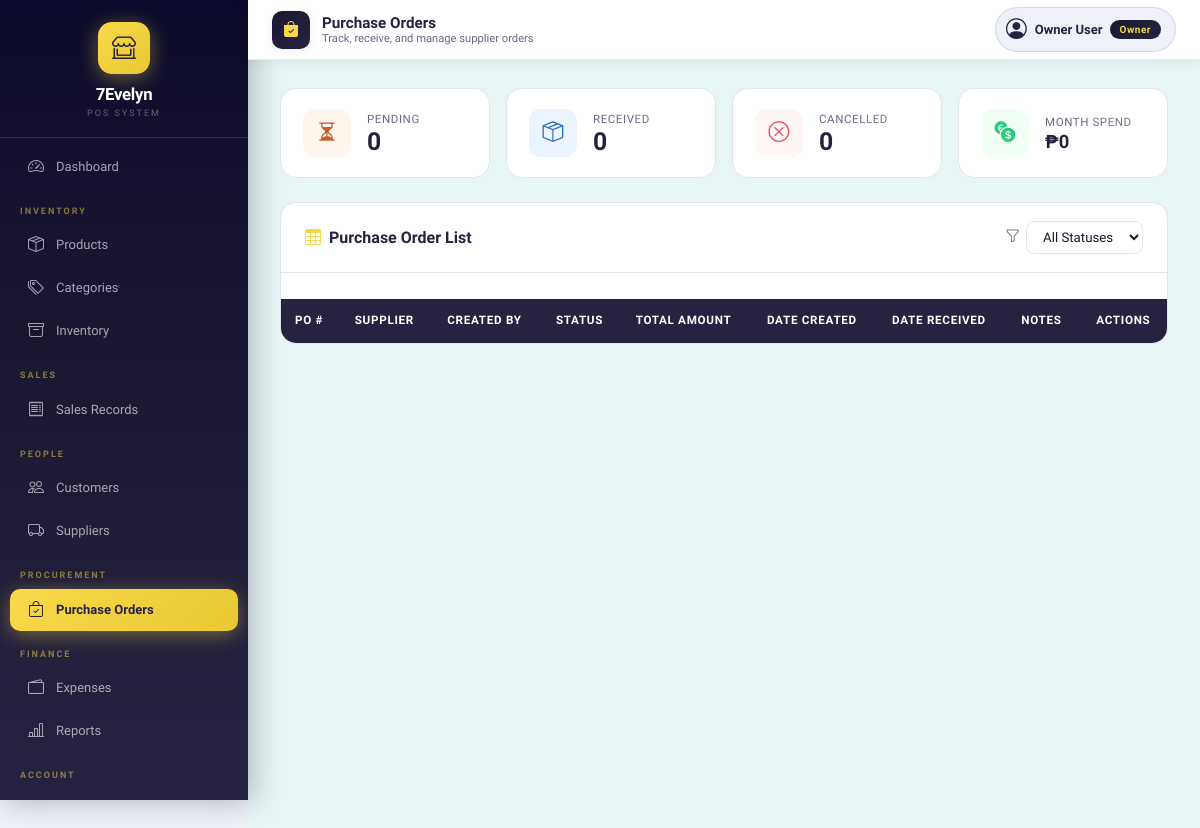
Before: /frontend/purchase.php (signed in) with the older database file.
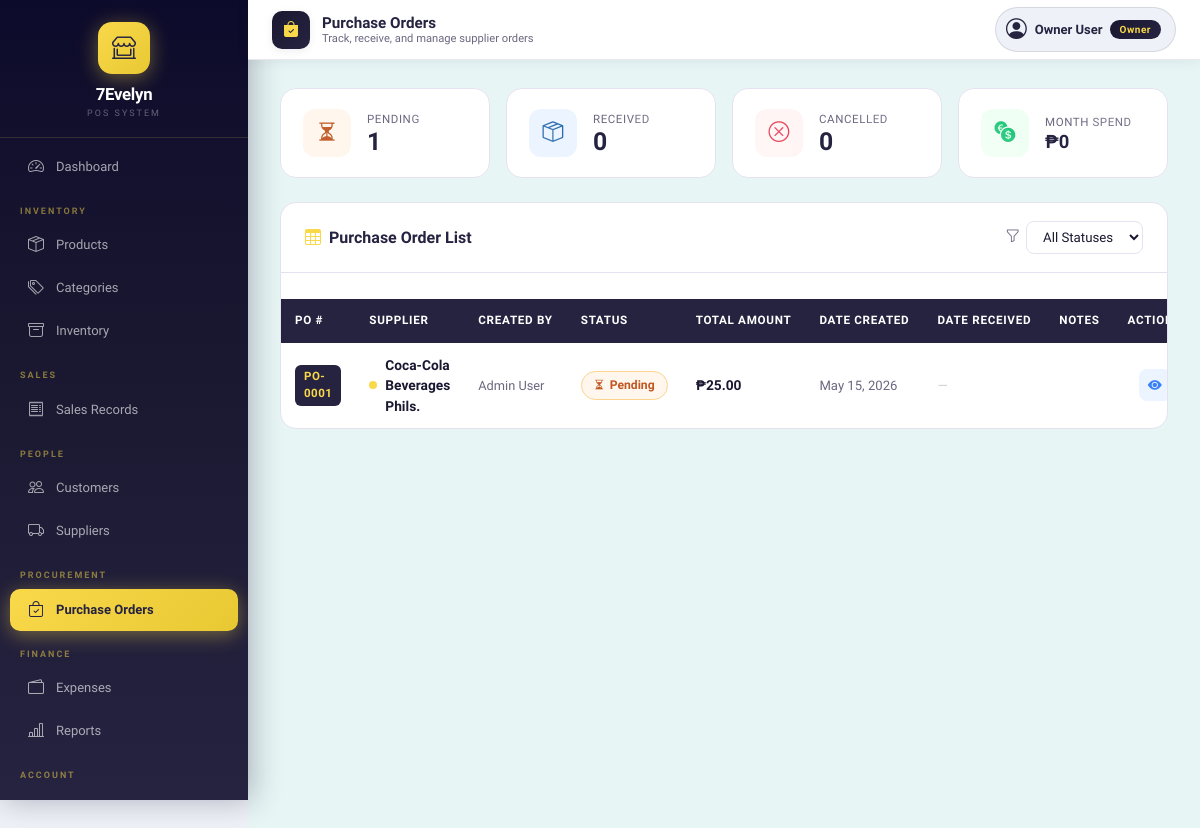
After: the same page with the newer database file.
### tables this page shows
CREATE TABLE `purchase_order` (
  `poID` int(11) NOT NULL,
  `supplierID` int(11) NOT NULL,
  `userID` int(11) NOT NULL,
  `status` enum('Pending','Received','Cancelled') NOT NULL DEFAULT 'Pending',
  `notes` varchar(255) DEFAULT NULL,
  `dateCreated` timestamp NOT NULL DEFAULT current_timestamp(),
  `dateReceived` timestamp NULL DEFAULT NULL
);

CREATE TABLE `supplier` (
  `supplierID` int(11) NOT NULL,
  `email` varchar(80) NOT NULL,
  `companyName` varchar(100) NOT NULL,
  `supplierName` varchar(100) NOT NULL,
  `contactNo` varchar(20) NOT NULL,
  `address` varchar(255) DEFAULT NULL,
  `dateCreated` timestamp NOT NULL DEFAULT current_timestamp(),
  `dateDeleted` date DEFAULT NULL
);

### frontend/purchase.php (the view, shortened to what the changed rows need)
<?php
require_once '../backend/database.php';
$totalPending  = $conn->query("SELECT COUNT(*) AS c FROM purchase_order WHERE status='Pending'")->fetch_assoc()['c'];
$sql = "SELECT po.poID, po.status, po.dateCreated, po.dateReceived, po.notes,
               s.companyName,
               CONCAT(u.givenName,' ',u.surName) AS createdBy,
               COALESCE(SUM(pod.qty_ordered * pod.unit_cost),0) AS total_amount
        FROM purchase_order po
        JOIN supplier s  ON po.supplierID = s.supplierID
        JOIN users u     ON po.userID     = u.userID
        LEFT JOIN purchase_order_details pod ON po.poID = pod.poID";
$sql .= " GROUP BY po.poID ORDER BY po.dateCreated DESC";
$pos = $conn->query($sql);
?>
<?php include 'header.php'; ?>
<?php include 'nav.php'; ?>
<div class="po-page no-print">
  <div class="stat-row">
    <div class="stat-card">
      <div>
        <div class="stat-label">Pending</div>
        <div class="stat-value"><?php echo $totalPending; ?></div>
      </div>
    </div>
  </div>
  <div class="main-card">
    <div style="overflow-x:auto;">
      <table id="poTable">
        <thead>
          <tr>
            <th>PO #</th>
            <th>Supplier</th>
            <th>Created By</th>
            <th>Status</th>
            <th>Total Amount</th>
            <th>Date Created</th>
            <th>Date Received</th>
            <th>Notes</th>
            <th style="text-align:center;">Actions</th>
          </tr>
        </thead>
        <tbody>
        <?php
        $pos->data_seek(0);
        while($po = $pos->fetch_assoc()):
            $pillClass = match($po['status']) {
                'Pending'   => 'status-pending',
                'Received'  => 'status-received',
                'Cancelled' => 'status-cancelled',
                default     => 'status-pending',
            };
            $pillIcon = match($po['status']) {
                'Pending'   => 'bi-hourglass-split',
                'Received'  => 'bi-check-circle-fill',
                'Cancelled' => 'bi-x-circle-fill',
                default     => 'bi-circle',
            };
        ?>
        <tr>
          <td><span class="po-id-badge">PO-<?php echo str_pad($po['poID'], 4, '0', STR_PAD_LEFT); ?></span></td>
          <td>
            <div class="supplier-cell">
              <span class="supplier-dot"></span>
              <span style="font-weight:600;"><?php echo htmlspecialchars($po['companyName']); ?></span>
            </div>
          </td>
          <td style="font-size:.8rem; color:var(--text-muted);"><?php echo htmlspecialchars($po['createdBy']); ?></td>
          <td>
            <span class="status-pill <?php echo $pillClass; ?>">
              <i class="bi <?php echo $pillIcon; ?>" style="font-size:.68rem;"></i>
              <?php echo $po['status']; ?>
            </span>
          </td>
          <td class="amount-cell">₱<?php echo number_format($po['total_amount'], 2); ?></td>
          <td style="font-size:.82rem; color:var(--text-muted);"><?php echo date('M d, Y', strtotime($po['dateCreated'])); ?></td>
          <td style="font-size:.82rem; color:var(--text-muted);"><?php echo $po['dateReceived'] ? date('M d, Y', strtotime($po['dateReceived'])) : '<span style="color:#ccc;">—</span>'; ?></td>
          <td><div class="notes-cell" title="<?php echo htmlspecialchars($po['notes'] ?? ''); ?>"><?php echo htmlspecialchars($po['notes'] ?? '—'); ?></div></td>
          <td>
            <div class="action-group">
              <button class="btn-action btn-view" data-bs-toggle="modal" data-bs-target="#viewPOModal<?php echo $po['poID']; ?>" title="View Details">
                <i class="bi bi-eye-fill"></i>
              </button>
            </div>
          </td>
        </tr>
        <?php endwhile; ?>
        </tbody>
      </table>
    </div>
  </div>
</div>
</body></html>

Changed rows visible on the page:
added purchase_order: poID "0001", supplierID.companyName "Coca-Cola Beverages Phils.", createdBy "Admin User", status "Pending", total_amount "25.00", dateCreated "May 15, 2026"
Other visible differences:
$totalPending: "0" → "1"
